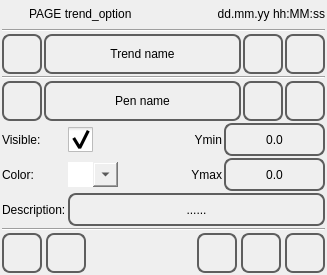
<?xml version="1.0" encoding="UTF-8"?>
<ui version="4.0">
 <class>trend_option</class>
 <widget class="QWidget" name="trend_option">
  <property name="geometry">
   <rect>
    <x>0</x>
    <y>0</y>
    <width>327</width>
    <height>275</height>
   </rect>
  </property>
  <property name="minimumSize">
   <size>
    <width>0</width>
    <height>0</height>
   </size>
  </property>
  <property name="maximumSize">
   <size>
    <width>16777215</width>
    <height>16777215</height>
   </size>
  </property>
  <property name="windowTitle">
   <string>trend_option</string>
  </property>
  <property name="styleSheet">
   <string notr="true"/>
  </property>
  <layout class="QVBoxLayout" name="verticalLayout">
   <property name="spacing">
    <number>2</number>
   </property>
   <property name="margin">
    <number>2</number>
   </property>
   <item>
    <layout class="QHBoxLayout" name="horizontalLayout">
     <item>
      <widget class="QLabel" name="labelIcon">
       <property name="minimumSize">
        <size>
         <width>25</width>
         <height>25</height>
        </size>
       </property>
       <property name="maximumSize">
        <size>
         <width>25</width>
         <height>25</height>
        </size>
       </property>
       <property name="focusPolicy">
        <enum>Qt::NoFocus</enum>
       </property>
       <property name="styleSheet">
        <string notr="true">border-image: url(:/systemicons/img/3d_bar_chart.png);</string>
       </property>
       <property name="text">
        <string/>
       </property>
      </widget>
     </item>
     <item>
      <widget class="QLabel" name="labelTitle">
       <property name="sizePolicy">
        <sizepolicy hsizetype="Preferred" vsizetype="Fixed">
         <horstretch>0</horstretch>
         <verstretch>0</verstretch>
        </sizepolicy>
       </property>
       <property name="focusPolicy">
        <enum>Qt::NoFocus</enum>
       </property>
       <property name="text">
        <string>PAGE trend_option</string>
       </property>
      </widget>
     </item>
     <item>
      <widget class="QLabel" name="labelUserName">
       <property name="text">
        <string/>
       </property>
      </widget>
     </item>
     <item>
      <widget class="QLabel" name="labelDataOra">
       <property name="sizePolicy">
        <sizepolicy hsizetype="Preferred" vsizetype="Fixed">
         <horstretch>0</horstretch>
         <verstretch>0</verstretch>
        </sizepolicy>
       </property>
       <property name="focusPolicy">
        <enum>Qt::NoFocus</enum>
       </property>
       <property name="text">
        <string>dd.mm.yy hh:MM:ss</string>
       </property>
       <property name="alignment">
        <set>Qt::AlignRight|Qt::AlignTrailing|Qt::AlignVCenter</set>
       </property>
      </widget>
     </item>
    </layout>
   </item>
   <item>
    <widget class="Line" name="line">
     <property name="focusPolicy">
      <enum>Qt::NoFocus</enum>
     </property>
     <property name="orientation">
      <enum>Qt::Horizontal</enum>
     </property>
    </widget>
   </item>
   <item>
    <layout class="QHBoxLayout" name="horizontalLayout_4">
     <item>
      <widget class="QPushButton" name="pushButtonLayout">
       <property name="minimumSize">
        <size>
         <width>40</width>
         <height>40</height>
        </size>
       </property>
       <property name="maximumSize">
        <size>
         <width>40</width>
         <height>40</height>
        </size>
       </property>
       <property name="focusPolicy">
        <enum>Qt::NoFocus</enum>
       </property>
       <property name="styleSheet">
        <string notr="true">QPushButton
{
border: 2px solid  rgb(94, 94, 94);
border-radius: 8px;
qproperty-icon: url(:/systemicons/img/Landscape.png);
qproperty-iconSize: 24px 24px;
qproperty-focusPolicy: NoFocus;
}
QPushButton:pressed
{
border: 2px solid  rgb(194, 194, 194);
background-color:  rgb(255, 255, 127);
}
QPushButton:disabled
{
border: 2px solid  rgb(194, 194, 194);
}
</string>
       </property>
       <property name="text">
        <string/>
       </property>
      </widget>
     </item>
     <item>
      <widget class="QPushButton" name="pushButtonChangeTrend">
       <property name="sizePolicy">
        <sizepolicy hsizetype="MinimumExpanding" vsizetype="MinimumExpanding">
         <horstretch>0</horstretch>
         <verstretch>0</verstretch>
        </sizepolicy>
       </property>
       <property name="maximumSize">
        <size>
         <width>16777215</width>
         <height>40</height>
        </size>
       </property>
       <property name="focusPolicy">
        <enum>Qt::NoFocus</enum>
       </property>
       <property name="styleSheet">
        <string notr="true">QPushButton
{
border: 2px solid  rgb(94, 94, 94);
border-radius: 8px;
qproperty-focusPolicy: NoFocus;
}
QPushButton:pressed
{
border: 2px solid  rgb(194, 194, 194);
background-color:  rgb(255, 255, 127);
}
QPushButton:disabled
{
border: 2px solid  rgb(194, 194, 194);
}
</string>
       </property>
       <property name="text">
        <string>Trend name</string>
       </property>
      </widget>
     </item>
     <item>
      <widget class="QPushButton" name="pushButtonChangeNew">
       <property name="minimumSize">
        <size>
         <width>40</width>
         <height>40</height>
        </size>
       </property>
       <property name="maximumSize">
        <size>
         <width>40</width>
         <height>40</height>
        </size>
       </property>
       <property name="focusPolicy">
        <enum>Qt::NoFocus</enum>
       </property>
       <property name="styleSheet">
        <string notr="true">QPushButton
{
border: 2px solid  rgb(94, 94, 94);
border-radius: 8px;
qproperty-icon: url(:/systemicons/img/New.png);
qproperty-iconSize: 24px 24px;
qproperty-focusPolicy: NoFocus;
}
QPushButton:pressed
{
border: 2px solid  rgb(194, 194, 194);
background-color:  rgb(255, 255, 127);
}
QPushButton:disabled
{
border: 2px solid  rgb(194, 194, 194);
}
</string>
       </property>
       <property name="text">
        <string/>
       </property>
      </widget>
     </item>
     <item>
      <widget class="QPushButton" name="pushButtonDeleteTrend">
       <property name="minimumSize">
        <size>
         <width>40</width>
         <height>40</height>
        </size>
       </property>
       <property name="maximumSize">
        <size>
         <width>40</width>
         <height>40</height>
        </size>
       </property>
       <property name="focusPolicy">
        <enum>Qt::NoFocus</enum>
       </property>
       <property name="styleSheet">
        <string notr="true">QPushButton
{
border: 2px solid  rgb(94, 94, 94);
border-radius: 8px;
qproperty-icon: url(:/systemicons/img/Delete.png);
qproperty-iconSize: 24px 24px;
qproperty-focusPolicy: NoFocus;
}
QPushButton:pressed
{
border: 2px solid  rgb(194, 194, 194);
background-color:  rgb(255, 255, 127);
}
QPushButton:disabled
{
border: 2px solid  rgb(194, 194, 194);
}
</string>
       </property>
       <property name="text">
        <string/>
       </property>
      </widget>
     </item>
    </layout>
   </item>
   <item>
    <widget class="Line" name="line_2">
     <property name="orientation">
      <enum>Qt::Horizontal</enum>
     </property>
    </widget>
   </item>
   <item>
    <layout class="QHBoxLayout" name="horizontalLayout_3">
     <item>
      <widget class="QPushButton" name="pushButtonPrev">
       <property name="sizePolicy">
        <sizepolicy hsizetype="Minimum" vsizetype="Fixed">
         <horstretch>60</horstretch>
         <verstretch>60</verstretch>
        </sizepolicy>
       </property>
       <property name="minimumSize">
        <size>
         <width>40</width>
         <height>40</height>
        </size>
       </property>
       <property name="maximumSize">
        <size>
         <width>40</width>
         <height>40</height>
        </size>
       </property>
       <property name="focusPolicy">
        <enum>Qt::NoFocus</enum>
       </property>
       <property name="styleSheet">
        <string notr="true">QPushButton
{
border: 2px solid  rgb(94, 94, 94);
border-radius: 8px;
qproperty-icon: url(:/systemicons/img/Back.png);
qproperty-iconSize: 24px 24px;
qproperty-focusPolicy: NoFocus;
}
QPushButton:pressed
{
border: 2px solid  rgb(194, 194, 194);
background-color:  rgb(255, 255, 127);
}
QPushButton:disabled
{
border: 2px solid  rgb(194, 194, 194);
}
</string>
       </property>
       <property name="text">
        <string/>
       </property>
      </widget>
     </item>
     <item>
      <widget class="QPushButton" name="pushButtonChangePen">
       <property name="sizePolicy">
        <sizepolicy hsizetype="MinimumExpanding" vsizetype="MinimumExpanding">
         <horstretch>0</horstretch>
         <verstretch>0</verstretch>
        </sizepolicy>
       </property>
       <property name="maximumSize">
        <size>
         <width>16777215</width>
         <height>40</height>
        </size>
       </property>
       <property name="focusPolicy">
        <enum>Qt::NoFocus</enum>
       </property>
       <property name="styleSheet">
        <string notr="true">QPushButton
{
border: 2px solid  rgb(94, 94, 94);
border-radius: 8px;
qproperty-focusPolicy: NoFocus;
}
QPushButton:pressed
{
border: 2px solid  rgb(194, 194, 194);
background-color:  rgb(255, 255, 127);
}
QPushButton:disabled
{
border: 2px solid  rgb(194, 194, 194);
}
</string>
       </property>
       <property name="text">
        <string>Pen name</string>
       </property>
      </widget>
     </item>
     <item>
      <widget class="QPushButton" name="pushButtonNext">
       <property name="sizePolicy">
        <sizepolicy hsizetype="Minimum" vsizetype="Fixed">
         <horstretch>60</horstretch>
         <verstretch>60</verstretch>
        </sizepolicy>
       </property>
       <property name="minimumSize">
        <size>
         <width>40</width>
         <height>40</height>
        </size>
       </property>
       <property name="maximumSize">
        <size>
         <width>40</width>
         <height>40</height>
        </size>
       </property>
       <property name="focusPolicy">
        <enum>Qt::NoFocus</enum>
       </property>
       <property name="styleSheet">
        <string notr="true">QPushButton
{
border: 2px solid  rgb(94, 94, 94);
border-radius: 8px;
qproperty-icon: url(:/systemicons/img/Forward.png);
qproperty-iconSize: 24px 24px;
qproperty-focusPolicy: NoFocus;
}
QPushButton:pressed
{
border: 2px solid  rgb(194, 194, 194);
background-color:  rgb(255, 255, 127);
}
QPushButton:disabled
{
border: 2px solid  rgb(194, 194, 194);
}
</string>
       </property>
       <property name="text">
        <string/>
       </property>
      </widget>
     </item>
     <item>
      <widget class="QPushButton" name="pushButtonDeletePen">
       <property name="minimumSize">
        <size>
         <width>40</width>
         <height>40</height>
        </size>
       </property>
       <property name="maximumSize">
        <size>
         <width>40</width>
         <height>40</height>
        </size>
       </property>
       <property name="focusPolicy">
        <enum>Qt::NoFocus</enum>
       </property>
       <property name="styleSheet">
        <string notr="true">QPushButton
{
border: 2px solid  rgb(94, 94, 94);
border-radius: 8px;
qproperty-icon: url(:/systemicons/img/Delete.png);
qproperty-iconSize: 24px 24px;
qproperty-focusPolicy: NoFocus;
}
QPushButton:pressed
{
border: 2px solid  rgb(194, 194, 194);
background-color:  rgb(255, 255, 127);
}
QPushButton:disabled
{
border: 2px solid  rgb(194, 194, 194);
}
</string>
       </property>
       <property name="text">
        <string/>
       </property>
      </widget>
     </item>
    </layout>
   </item>
   <item>
    <layout class="QGridLayout" name="gridLayout">
     <property name="spacing">
      <number>2</number>
     </property>
     <item row="1" column="1">
      <widget class="QComboBox" name="comboBoxColor">
       <property name="focusPolicy">
        <enum>Qt::NoFocus</enum>
       </property>
       <property name="styleSheet">
        <string notr="true">    QAbstractItemView {
     padding: 0 0 0 0;
     font-size: 20px;
    }
     
    /* Sets up scrollbar size, border, color */
      QScrollBar:vertical {
          width: 0px;
      /* margin sets up how far the handle can travel*/
       margin: 0px 0px 0px 0px;
      }
     
    /* Sets up the color and height of handle */
      QScrollBar::handle:vertical {
         height: 0px;
          width: 0px;
      	background-color: rgb(0, 0, 0);
      }
     
    /* This remvoes the bottom button by setting the height to 0px */
      QScrollBar::add-line:vertical {
         height: 0px;
          width: 0px;
          subcontrol-position: bottom;
          subcontrol-origin: margin;
      }
     
    /* This remvoes the top button by setting the height to 0px */
      QScrollBar::sub-line:vertical {
         height: 0px;
          width: 0px;
		  subcontrol-position: top;
          subcontrol-origin: margin;
      }
     
    /* need this to get rid of crosshatching on scrollbar background */
      QScrollBar::add-page:vertical, QScrollBar::sub-page:vertical {
          background: none;
      }
     
    QComboBox {
     margin: 0px 0px 0px 0px;
     border: 0px;
     padding: 0px;

     icon-size: 25px, 25px;

     font-size: 20px;

     min-height: 25px;
     max-height: 25px;
     min-width: 50px;
     max-width: 50px;
 }
     
    QComboBox::drop-down {
    min-width: 25px;
    }
</string>
       </property>
      </widget>
     </item>
     <item row="1" column="2">
      <widget class="QLabel" name="labelYmax">
       <property name="focusPolicy">
        <enum>Qt::NoFocus</enum>
       </property>
       <property name="text">
        <string>Ymax</string>
       </property>
       <property name="alignment">
        <set>Qt::AlignRight|Qt::AlignTrailing|Qt::AlignVCenter</set>
       </property>
      </widget>
     </item>
     <item row="1" column="0">
      <widget class="QLabel" name="labelColorTxt">
       <property name="sizePolicy">
        <sizepolicy hsizetype="Fixed" vsizetype="Preferred">
         <horstretch>0</horstretch>
         <verstretch>0</verstretch>
        </sizepolicy>
       </property>
       <property name="focusPolicy">
        <enum>Qt::NoFocus</enum>
       </property>
       <property name="text">
        <string>Color:</string>
       </property>
       <property name="alignment">
        <set>Qt::AlignLeading|Qt::AlignLeft|Qt::AlignVCenter</set>
       </property>
      </widget>
     </item>
     <item row="1" column="3">
      <widget class="QPushButton" name="pushButtonYmax">
       <property name="sizePolicy">
        <sizepolicy hsizetype="Minimum" vsizetype="MinimumExpanding">
         <horstretch>0</horstretch>
         <verstretch>0</verstretch>
        </sizepolicy>
       </property>
       <property name="maximumSize">
        <size>
         <width>16777215</width>
         <height>40</height>
        </size>
       </property>
       <property name="focusPolicy">
        <enum>Qt::NoFocus</enum>
       </property>
       <property name="styleSheet">
        <string notr="true">QPushButton
{
border: 2px solid  rgb(94, 94, 94);
border-radius: 8px;
qproperty-focusPolicy: NoFocus;
}
QPushButton:pressed
{
border: 2px solid  rgb(194, 194, 194);
background-color:  rgb(255, 255, 127);
}
QPushButton:disabled
{
border: 2px solid  rgb(194, 194, 194);
}
</string>
       </property>
       <property name="text">
        <string>0.0</string>
       </property>
      </widget>
     </item>
     <item row="0" column="3">
      <widget class="QPushButton" name="pushButtonYmin">
       <property name="sizePolicy">
        <sizepolicy hsizetype="Minimum" vsizetype="MinimumExpanding">
         <horstretch>0</horstretch>
         <verstretch>0</verstretch>
        </sizepolicy>
       </property>
       <property name="maximumSize">
        <size>
         <width>16777215</width>
         <height>40</height>
        </size>
       </property>
       <property name="focusPolicy">
        <enum>Qt::NoFocus</enum>
       </property>
       <property name="styleSheet">
        <string notr="true">QPushButton
{
border: 2px solid  rgb(94, 94, 94);
border-radius: 8px;
qproperty-focusPolicy: NoFocus;
}
QPushButton:pressed
{
border: 2px solid  rgb(194, 194, 194);
background-color:  rgb(255, 255, 127);
}
QPushButton:disabled
{
border: 2px solid  rgb(194, 194, 194);
}
</string>
       </property>
       <property name="text">
        <string>0.0</string>
       </property>
      </widget>
     </item>
     <item row="0" column="0">
      <widget class="QLabel" name="label">
       <property name="sizePolicy">
        <sizepolicy hsizetype="Fixed" vsizetype="Preferred">
         <horstretch>0</horstretch>
         <verstretch>0</verstretch>
        </sizepolicy>
       </property>
       <property name="focusPolicy">
        <enum>Qt::NoFocus</enum>
       </property>
       <property name="text">
        <string>Visible:</string>
       </property>
       <property name="alignment">
        <set>Qt::AlignLeading|Qt::AlignLeft|Qt::AlignVCenter</set>
       </property>
      </widget>
     </item>
     <item row="2" column="0">
      <widget class="QLabel" name="labelDescription">
       <property name="sizePolicy">
        <sizepolicy hsizetype="Fixed" vsizetype="Preferred">
         <horstretch>0</horstretch>
         <verstretch>0</verstretch>
        </sizepolicy>
       </property>
       <property name="focusPolicy">
        <enum>Qt::NoFocus</enum>
       </property>
       <property name="text">
        <string>Description:</string>
       </property>
      </widget>
     </item>
     <item row="0" column="2">
      <widget class="QLabel" name="labelYmin">
       <property name="focusPolicy">
        <enum>Qt::NoFocus</enum>
       </property>
       <property name="text">
        <string>Ymin</string>
       </property>
       <property name="alignment">
        <set>Qt::AlignRight|Qt::AlignTrailing|Qt::AlignVCenter</set>
       </property>
      </widget>
     </item>
     <item row="0" column="1">
      <widget class="QCheckBox" name="checkBoxVisible">
       <property name="focusPolicy">
        <enum>Qt::NoFocus</enum>
       </property>
       <property name="styleSheet">
        <string notr="true"> QCheckBox::indicator {
     width: 25px;
     height: 25px;
 }

</string>
       </property>
       <property name="text">
        <string/>
       </property>
       <property name="checked">
        <bool>true</bool>
       </property>
      </widget>
     </item>
     <item row="2" column="1" colspan="3">
      <widget class="QPushButton" name="pushButtonDescription">
       <property name="sizePolicy">
        <sizepolicy hsizetype="Minimum" vsizetype="MinimumExpanding">
         <horstretch>0</horstretch>
         <verstretch>0</verstretch>
        </sizepolicy>
       </property>
       <property name="maximumSize">
        <size>
         <width>16777215</width>
         <height>40</height>
        </size>
       </property>
       <property name="focusPolicy">
        <enum>Qt::NoFocus</enum>
       </property>
       <property name="styleSheet">
        <string notr="true">QPushButton
{
border: 2px solid  rgb(94, 94, 94);
border-radius: 8px;
qproperty-focusPolicy: NoFocus;
}
QPushButton:pressed
{
border: 2px solid  rgb(194, 194, 194);
background-color:  rgb(255, 255, 127);
}
QPushButton:disabled
{
border: 2px solid  rgb(194, 194, 194);
}
</string>
       </property>
       <property name="text">
        <string>......</string>
       </property>
      </widget>
     </item>
    </layout>
   </item>
   <item>
    <widget class="Line" name="line_3">
     <property name="orientation">
      <enum>Qt::Horizontal</enum>
     </property>
    </widget>
   </item>
   <item>
    <layout class="QHBoxLayout" name="horizontalLayout_2">
     <property name="spacing">
      <number>4</number>
     </property>
     <item>
      <widget class="QPushButton" name="pushButtonHome">
       <property name="sizePolicy">
        <sizepolicy hsizetype="Minimum" vsizetype="Fixed">
         <horstretch>60</horstretch>
         <verstretch>60</verstretch>
        </sizepolicy>
       </property>
       <property name="minimumSize">
        <size>
         <width>40</width>
         <height>40</height>
        </size>
       </property>
       <property name="maximumSize">
        <size>
         <width>40</width>
         <height>40</height>
        </size>
       </property>
       <property name="focusPolicy">
        <enum>Qt::NoFocus</enum>
       </property>
       <property name="styleSheet">
        <string notr="true">QPushButton
{
border: 2px solid  rgb(94, 94, 94);
border-radius: 8px;
qproperty-icon: url(:/systemicons/img/Home.png);
qproperty-iconSize: 24px 24px;
qproperty-focusPolicy: NoFocus;
}
QPushButton:pressed
{
border: 2px solid  rgb(194, 194, 194);
background-color:  rgb(255, 255, 127);
}
QPushButton:disabled
{
border: 2px solid  rgb(194, 194, 194);
}
</string>
       </property>
       <property name="text">
        <string/>
       </property>
      </widget>
     </item>
     <item>
      <widget class="QPushButton" name="pushButtonBack">
       <property name="sizePolicy">
        <sizepolicy hsizetype="Minimum" vsizetype="Fixed">
         <horstretch>60</horstretch>
         <verstretch>60</verstretch>
        </sizepolicy>
       </property>
       <property name="minimumSize">
        <size>
         <width>40</width>
         <height>40</height>
        </size>
       </property>
       <property name="maximumSize">
        <size>
         <width>40</width>
         <height>40</height>
        </size>
       </property>
       <property name="focusPolicy">
        <enum>Qt::NoFocus</enum>
       </property>
       <property name="styleSheet">
        <string notr="true">QPushButton
{
border: 2px solid  rgb(94, 94, 94);
border-radius: 8px;
qproperty-icon: url(:/systemicons/img/Go_back.png);
qproperty-iconSize: 24px 24px;
qproperty-focusPolicy: NoFocus;
}
QPushButton:pressed
{
border: 2px solid  rgb(194, 194, 194);
background-color:  rgb(255, 255, 127);
}
QPushButton:disabled
{
border: 2px solid  rgb(194, 194, 194);
}
</string>
       </property>
       <property name="text">
        <string/>
       </property>
      </widget>
     </item>
     <item>
      <spacer name="horizontalSpacer">
       <property name="orientation">
        <enum>Qt::Horizontal</enum>
       </property>
       <property name="sizeHint" stdset="0">
        <size>
         <width>40</width>
         <height>20</height>
        </size>
       </property>
      </spacer>
     </item>
     <item>
      <widget class="QPushButton" name="pushButtonSaveAs">
       <property name="minimumSize">
        <size>
         <width>40</width>
         <height>40</height>
        </size>
       </property>
       <property name="maximumSize">
        <size>
         <width>40</width>
         <height>40</height>
        </size>
       </property>
       <property name="focusPolicy">
        <enum>Qt::NoFocus</enum>
       </property>
       <property name="styleSheet">
        <string notr="true">QPushButton
{
border: 2px solid  rgb(94, 94, 94);
border-radius: 8px;
qproperty-icon: url(:/systemicons/img/Notes.png);
qproperty-iconSize: 24px 24px;
qproperty-focusPolicy: NoFocus;
}
QPushButton:pressed
{
border: 2px solid  rgb(194, 194, 194);
background-color:  rgb(255, 255, 127);
}
QPushButton:disabled
{
border: 2px solid  rgb(194, 194, 194);
}
</string>
       </property>
       <property name="text">
        <string/>
       </property>
      </widget>
     </item>
     <item>
      <widget class="QPushButton" name="pushButtonSave">
       <property name="minimumSize">
        <size>
         <width>40</width>
         <height>40</height>
        </size>
       </property>
       <property name="maximumSize">
        <size>
         <width>40</width>
         <height>40</height>
        </size>
       </property>
       <property name="focusPolicy">
        <enum>Qt::NoFocus</enum>
       </property>
       <property name="styleSheet">
        <string notr="true">QPushButton
{
border: 2px solid  rgb(94, 94, 94);
border-radius: 8px;
qproperty-icon: url(:/systemicons/img/Save.png);
qproperty-iconSize: 24px 24px;
qproperty-focusPolicy: NoFocus;
}
QPushButton:pressed
{
border: 2px solid  rgb(194, 194, 194);
background-color:  rgb(255, 255, 127);
}
QPushButton:disabled
{
border: 2px solid  rgb(194, 194, 194);
}
</string>
       </property>
       <property name="text">
        <string/>
       </property>
      </widget>
     </item>
     <item>
      <widget class="QPushButton" name="pushButtonSaveUSB">
       <property name="minimumSize">
        <size>
         <width>40</width>
         <height>40</height>
        </size>
       </property>
       <property name="maximumSize">
        <size>
         <width>40</width>
         <height>40</height>
        </size>
       </property>
       <property name="styleSheet">
        <string notr="true">QPushButton
{
border: 2px solid  rgb(94, 94, 94);
border-radius: 8px;
qproperty-icon: url(:/systemicons/img/Flash_drive.png);
qproperty-iconSize: 24px 24px;
qproperty-focusPolicy: NoFocus;
}
QPushButton:pressed
{
border: 2px solid  rgb(194, 194, 194);
background-color:  rgb(255, 255, 127);
}
QPushButton:disabled
{
border: 2px solid  rgb(194, 194, 194);
}
</string>
       </property>
       <property name="text">
        <string/>
       </property>
      </widget>
     </item>
    </layout>
   </item>
  </layout>
 </widget>
 <resources/>
 <connections/>
</ui>
